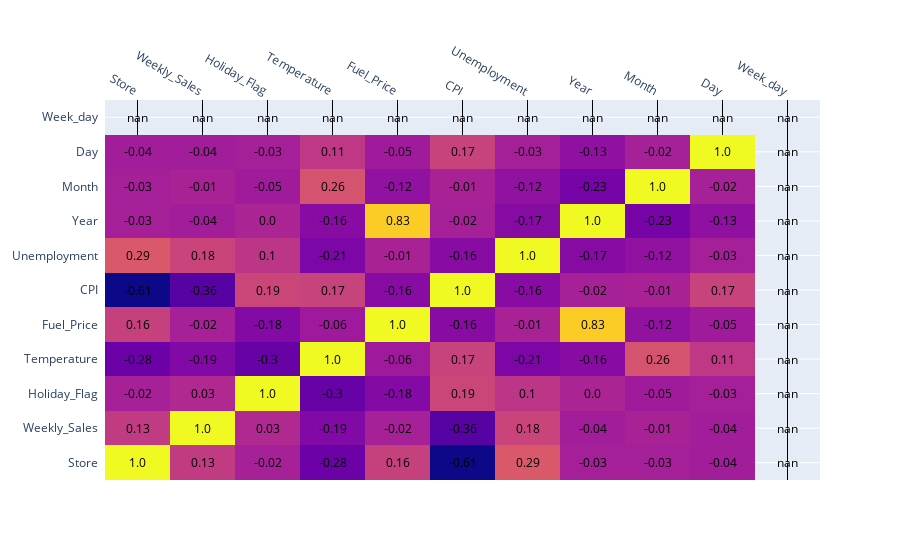

The code cell stored with this chart in its notebook:
### Markdown cell above
Les données semblent assez peu corrélées entre elles

### Code cell
# Correlation matrix
corr_matrix = dataset.corr().round(2)

import plotly.figure_factory as ff

fig = ff.create_annotated_heatmap(corr_matrix.values,
                                  x = corr_matrix.columns.tolist(),
                                  y = corr_matrix.index.tolist())


fig.show()

### Figure 1 — Plotly figure (JSON) as saved in the notebook; plotly's stock layout.template omitted (floating-point values rounded to 4 significant figures)
{"data": [{"colorscale": [[0, "#0d0887"], [0.1111, "#46039f"], [0.2222, "#7201a8"], [0.3333, "#9c179e"], [0.4444, "#bd3786"], [0.5556, "#d8576b"], [0.6667, "#ed7953"], [0.7778, "#fb9f3a"], [0.8889, "#fdca26"], [1, "#f0f921"]], "reversescale": false, "showscale": false, "type": "heatmap", "x": ["Store", "Weekly_Sales", "Holiday_Flag", "Temperature", "Fuel_Price", "CPI", "Unemployment", "Year", "Month", "Day", "Week_day"], "y": ["Store", "Weekly_Sales", "Holiday_Flag", "Temperature", "Fuel_Price", "CPI", "Unemployment", "Year", "Month", "Day", "Week_day"], "z": [[1, 0.13, -0.02, -0.28, 0.16, -0.61, 0.29, -0.03, -0.03, -0.04, null], [0.13, 1, 0.03, -0.19, -0.02, -0.36, 0.18, -0.04, -0.01, -0.04, null], [-0.02, 0.03, 1, -0.3, -0.18, 0.19, 0.1, 0, -0.05, -0.03, null], [-0.28, -0.19, -0.3, 1, -0.06, 0.17, -0.21, -0.16, 0.26, 0.11, null], [0.16, -0.02, -0.18, -0.06, 1, -0.16, -0.01, 0.83, -0.12, -0.05, null], [-0.61, -0.36, 0.19, 0.17, -0.16, 1, -0.16, -0.02, -0.01, 0.17, null], [0.29, 0.18, 0.1, -0.21, -0.01, -0.16, 1, -0.17, -0.12, -0.03, null], [-0.03, -0.04, 0, -0.16, 0.83, -0.02, -0.17, 1, -0.23, -0.13, null], [-0.03, -0.01, -0.05, 0.26, -0.12, -0.01, -0.12, -0.23, 1, -0.02, null], [-0.04, -0.04, -0.03, 0.11, -0.05, 0.17, -0.03, -0.13, -0.02, 1, null], [null, null, null, null, null, null, null, null, null, null, null]]}], "layout": {"annotations": [{"font": {"color": "#000000"}, "showarrow": false, "text": "1.0", "x": "Store", "xref": "x", "y": "Store", "yref": "y"}, {"font": {"color": "#000000"}, "showarrow": false, "text": "0.13", "x": "Weekly_Sales", "xref": "x", "y": "Store", "yref": "y"}, {"font": {"color": "#000000"}, "showarrow": false, "text": "-0.02", "x": "Holiday_Flag", "xref": "x", "y": "Store", "yref": "y"}, {"font": {"color": "#000000"}, "showarrow": false, "text": "-0.28", "x": "Temperature", "xref": "x", "y": "Store", "yref": "y"}, {"font": {"color": "#000000"}, "showarrow": false, "text": "0.16", "x": "Fuel_Price", "xref": "x", "y": "Store", "yref": "y"}, {"font": {"color": "#000000"}, "showarrow": false, "text": "-0.61", "x": "CPI", "xref": "x", "y": "Store", "yref": "y"}, {"font": {"color": "#000000"}, "showarrow": false, "text": "0.29", "x": "Unemployment", "xref": "x", "y": "Store", "yref": "y"}, {"font": {"color": "#000000"}, "showarrow": false, "text": "-0.03", "x": "Year", "xref": "x", "y": "Store", "yref": "y"}, {"font": {"color": "#000000"}, "showarrow": false, "text": "-0.03", "x": "Month", "xref": "x", "y": "Store", "yref": "y"}, {"font": {"color": "#000000"}, "showarrow": false, "text": "-0.04", "x": "Day", "xref": "x", "y": "Store", "yref": "y"}, {"font": {"color": "#000000"}, "showarrow": false, "text": "nan", "x": "Week_day", "xref": "x", "y": "Store", "yref": "y"}, {"font": {"color": "#000000"}, "showarrow": false, "text": "0.13", "x": "Store", "xref": "x", "y": "Weekly_Sales", "yref": "y"}, {"font": {"color": "#000000"}, "showarrow": false, "text": "1.0", "x": "Weekly_Sales", "xref": "x", "y": "Weekly_Sales", "yref": "y"}, {"font": {"color": "#000000"}, "showarrow": false, "text": "0.03", "x": "Holiday_Flag", "xref": "x", "y": "Weekly_Sales", "yref": "y"}, {"font": {"color": "#000000"}, "showarrow": false, "text": "-0.19", "x": "Temperature", "xref": "x", "y": "Weekly_Sales", "yref": "y"}, {"font": {"color": "#000000"}, "showarrow": false, "text": "-0.02", "x": "Fuel_Price", "xref": "x", "y": "Weekly_Sales", "yref": "y"}, {"font": {"color": "#000000"}, "showarrow": false, "text": "-0.36", "x": "CPI", "xref": "x", "y": "Weekly_Sales", "yref": "y"}, {"font": {"color": "#000000"}, "showarrow": false, "text": "0.18", "x": "Unemployment", "xref": "x", "y": "Weekly_Sales", "yref": "y"}, {"font": {"color": "#000000"}, "showarrow": false, "text": "-0.04", "x": "Year", "xref": "x", "y": "Weekly_Sales", "yref": "y"}, {"font": {"color": "#000000"}, "showarrow": false, "text": "-0.01", "x": "Month", "xref": "x", "y": "Weekly_Sales", "yref": "y"}, {"font": {"color": "#000000"}, "showarrow": false, "text": "-0.04", "x": "Day", "xref": "x", "y": "Weekly_Sales", "yref": "y"}, {"font": {"color": "#000000"}, "showarrow": false, "text": "nan", "x": "Week_day", "xref": "x", "y": "Weekly_Sales", "yref": "y"}, {"font": {"color": "#000000"}, "showarrow": false, "text": "-0.02", "x": "Store", "xref": "x", "y": "Holiday_Flag", "yref": "y"}, {"font": {"color": "#000000"}, "showarrow": false, "text": "0.03", "x": "Weekly_Sales", "xref": "x", "y": "Holiday_Flag", "yref": "y"}, {"font": {"color": "#000000"}, "showarrow": false, "text": "1.0", "x": "Holiday_Flag", "xref": "x", "y": "Holiday_Flag", "yref": "y"}, {"font": {"color": "#000000"}, "showarrow": false, "text": "-0.3", "x": "Temperature", "xref": "x", "y": "Holiday_Flag", "yref": "y"}, {"font": {"color": "#000000"}, "showarrow": false, "text": "-0.18", "x": "Fuel_Price", "xref": "x", "y": "Holiday_Flag", "yref": "y"}, {"font": {"color": "#000000"}, "showarrow": false, "text": "0.19", "x": "CPI", "xref": "x", "y": "Holiday_Flag", "yref": "y"}, {"font": {"color": "#000000"}, "showarrow": false, "text": "0.1", "x": "Unemployment", "xref": "x", "y": "Holiday_Flag", "yref": "y"}, {"font": {"color": "#000000"}, "showarrow": false, "text": "0.0", "x": "Year", "xref": "x", "y": "Holiday_Flag", "yref": "y"}, {"font": {"color": "#000000"}, "showarrow": false, "text": "-0.05", "x": "Month", "xref": "x", "y": "Holiday_Flag", "yref": "y"}, {"font": {"color": "#000000"}, "showarrow": false, "text": "-0.03", "x": "Day", "xref": "x", "y": "Holiday_Flag", "yref": "y"}, {"font": {"color": "#000000"}, "showarrow": false, "text": "nan", "x": "Week_day", "xref": "x", "y": "Holiday_Flag", "yref": "y"}, {"font": {"color": "#000000"}, "showarrow": false, "text": "-0.28", "x": "Store", "xref": "x", "y": "Temperature", "yref": "y"}, {"font": {"color": "#000000"}, "showarrow": false, "text": "-0.19", "x": "Weekly_Sales", "xref": "x", "y": "Temperature", "yref": "y"}, {"font": {"color": "#000000"}, "showarrow": false, "text": "-0.3", "x": "Holiday_Flag", "xref": "x", "y": "Temperature", "yref": "y"}, {"font": {"color": "#000000"}, "showarrow": false, "text": "1.0", "x": "Temperature", "xref": "x", "y": "Temperature", "yref": "y"}, {"font": {"color": "#000000"}, "showarrow": false, "text": "-0.06", "x": "Fuel_Price", "xref": "x", "y": "Temperature", "yref": "y"}, {"font": {"color": "#000000"}, "showarrow": false, "text": "0.17", "x": "CPI", "xref": "x", "y": "Temperature", "yref": "y"}, {"font": {"color": "#000000"}, "showarrow": false, "text": "-0.21", "x": "Unemployment", "xref": "x", "y": "Temperature", "yref": "y"}, {"font": {"color": "#000000"}, "showarrow": false, "text": "-0.16", "x": "Year", "xref": "x", "y": "Temperature", "yref": "y"}, {"font": {"color": "#000000"}, "showarrow": false, "text": "0.26", "x": "Month", "xref": "x", "y": "Temperature", "yref": "y"}, {"font": {"color": "#000000"}, "showarrow": false, "text": "0.11", "x": "Day", "xref": "x", "y": "Temperature", "yref": "y"}, {"font": {"color": "#000000"}, "showarrow": false, "text": "nan", "x": "Week_day", "xref": "x", "y": "Temperature", "yref": "y"}, {"font": {"color": "#000000"}, "showarrow": false, "text": "0.16", "x": "Store", "xref": "x", "y": "Fuel_Price", "yref": "y"}, {"font": {"color": "#000000"}, "showarrow": false, "text": "-0.02", "x": "Weekly_Sales", "xref": "x", "y": "Fuel_Price", "yref": "y"}, {"font": {"color": "#000000"}, "showarrow": false, "text": "-0.18", "x": "Holiday_Flag", "xref": "x", "y": "Fuel_Price", "yref": "y"}, {"font": {"color": "#000000"}, "showarrow": false, "text": "-0.06", "x": "Temperature", "xref": "x", "y": "Fuel_Price", "yref": "y"}, {"font": {"color": "#000000"}, "showarrow": false, "text": "1.0", "x": "Fuel_Price", "xref": "x", "y": "Fuel_Price", "yref": "y"}, {"font": {"color": "#000000"}, "showarrow": false, "text": "-0.16", "x": "CPI", "xref": "x", "y": "Fuel_Price", "yref": "y"}, {"font": {"color": "#000000"}, "showarrow": false, "text": "-0.01", "x": "Unemployment", "xref": "x", "y": "Fuel_Price", "yref": "y"}, {"font": {"color": "#000000"}, "showarrow": false, "text": "0.83", "x": "Year", "xref": "x", "y": "Fuel_Price", "yref": "y"}, {"font": {"color": "#000000"}, "showarrow": false, "text": "-0.12", "x": "Month", "xref": "x", "y": "Fuel_Price", "yref": "y"}, {"font": {"color": "#000000"}, "showarrow": false, "text": "-0.05", "x": "Day", "xref": "x", "y": "Fuel_Price", "yref": "y"}, {"font": {"color": "#000000"}, "showarrow": false, "text": "nan", "x": "Week_day", "xref": "x", "y": "Fuel_Price", "yref": "y"}, {"font": {"color": "#000000"}, "showarrow": false, "text": "-0.61", "x": "Store", "xref": "x", "y": "CPI", "yref": "y"}, {"font": {"color": "#000000"}, "showarrow": false, "text": "-0.36", "x": "Weekly_Sales", "xref": "x", "y": "CPI", "yref": "y"}, {"font": {"color": "#000000"}, "showarrow": false, "text": "0.19", "x": "Holiday_Flag", "xref": "x", "y": "CPI", "yref": "y"}, {"font": {"color": "#000000"}, "showarrow": false, "text": "0.17", "x": "Temperature", "xref": "x", "y": "CPI", "yref": "y"}, {"font": {"color": "#000000"}, "showarrow": false, "text": "-0.16", "x": "Fuel_Price", "xref": "x", "y": "CPI", "yref": "y"}, {"font": {"color": "#000000"}, "showarrow": false, "text": "1.0", "x": "CPI", "xref": "x", "y": "CPI", "yref": "y"}, {"font": {"color": "#000000"}, "showarrow": false, "text": "-0.16", "x": "Unemployment", "xref": "x", "y": "CPI", "yref": "y"}, {"font": {"color": "#000000"}, "showarrow": false, "text": "-0.02", "x": "Year", "xref": "x", "y": "CPI", "yref": "y"}, {"font": {"color": "#000000"}, "showarrow": false, "text": "-0.01", "x": "Month", "xref": "x", "y": "CPI", "yref": "y"}, {"font": {"color": "#000000"}, "showarrow": false, "text": "0.17", "x": "Day", "xref": "x", "y": "CPI", "yref": "y"}, {"font": {"color": "#000000"}, "showarrow": false, "text": "nan", "x": "Week_day", "xref": "x", "y": "CPI", "yref": "y"}, {"font": {"color": "#000000"}, "showarrow": false, "text": "0.29", "x": "Store", "xref": "x", "y": "Unemployment", "yref": "y"}, {"font": {"color": "#000000"}, "showarrow": false, "text": "0.18", "x": "Weekly_Sales", "xref": "x", "y": "Unemployment", "yref": "y"}, {"font": {"color": "#000000"}, "showarrow": false, "text": "0.1", "x": "Holiday_Flag", "xref": "x", "y": "Unemployment", "yref": "y"}, {"font": {"color": "#000000"}, "showarrow": false, "text": "-0.21", "x": "Temperature", "xref": "x", "y": "Unemployment", "yref": "y"}, {"font": {"color": "#000000"}, "showarrow": false, "text": "-0.01", "x": "Fuel_Price", "xref": "x", "y": "Unemployment", "yref": "y"}, {"font": {"color": "#000000"}, "showarrow": false, "text": "-0.16", "x": "CPI", "xref": "x", "y": "Unemployment", "yref": "y"}, {"font": {"color": "#000000"}, "showarrow": false, "text": "1.0", "x": "Unemployment", "xref": "x", "y": "Unemployment", "yref": "y"}, {"font": {"color": "#000000"}, "showarrow": false, "text": "-0.17", "x": "Year", "xref": "x", "y": "Unemployment", "yref": "y"}, {"font": {"color": "#000000"}, "showarrow": false, "text": "-0.12", "x": "Month", "xref": "x", "y": "Unemployment", "yref": "y"}, {"font": {"color": "#000000"}, "showarrow": false, "text": "-0.03", "x": "Day", "xref": "x", "y": "Unemployment", "yref": "y"}, {"font": {"color": "#000000"}, "showarrow": false, "text": "nan", "x": "Week_day", "xref": "x", "y": "Unemployment", "yref": "y"}, {"font": {"color": "#000000"}, "showarrow": false, "text": "-0.03", "x": "Store", "xref": "x", "y": "Year", "yref": "y"}, {"font": {"color": "#000000"}, "showarrow": false, "text": "-0.04", "x": "Weekly_Sales", "xref": "x", "y": "Year", "yref": "y"}, {"font": {"color": "#000000"}, "showarrow": false, "text": "0.0", "x": "Holiday_Flag", "xref": "x", "y": "Year", "yref": "y"}, {"font": {"color": "#000000"}, "showarrow": false, "text": "-0.16", "x": "Temperature", "xref": "x", "y": "Year", "yref": "y"}, {"font": {"color": "#000000"}, "showarrow": false, "text": "0.83", "x": "Fuel_Price", "xref": "x", "y": "Year", "yref": "y"}, {"font": {"color": "#000000"}, "showarrow": false, "text": "-0.02", "x": "CPI", "xref": "x", "y": "Year", "yref": "y"}, {"font": {"color": "#000000"}, "showarrow": false, "text": "-0.17", "x": "Unemployment", "xref": "x", "y": "Year", "yref": "y"}, {"font": {"color": "#000000"}, "showarrow": false, "text": "1.0", "x": "Year", "xref": "x", "y": "Year", "yref": "y"}, {"font": {"color": "#000000"}, "showarrow": false, "text": "-0.23", "x": "Month", "xref": "x", "y": "Year", "yref": "y"}, {"font": {"color": "#000000"}, "showarrow": false, "text": "-0.13", "x": "Day", "xref": "x", "y": "Year", "yref": "y"}, {"font": {"color": "#000000"}, "showarrow": false, "text": "nan", "x": "Week_day", "xref": "x", "y": "Year", "yref": "y"}, {"font": {"color": "#000000"}, "showarrow": false, "text": "-0.03", "x": "Store", "xref": "x", "y": "Month", "yref": "y"}, {"font": {"color": "#000000"}, "showarrow": false, "text": "-0.01", "x": "Weekly_Sales", "xref": "x", "y": "Month", "yref": "y"}, {"font": {"color": "#000000"}, "showarrow": false, "text": "-0.05", "x": "Holiday_Flag", "xref": "x", "y": "Month", "yref": "y"}, {"font": {"color": "#000000"}, "showarrow": false, "text": "0.26", "x": "Temperature", "xref": "x", "y": "Month", "yref": "y"}, {"font": {"color": "#000000"}, "showarrow": false, "text": "-0.12", "x": "Fuel_Price", "xref": "x", "y": "Month", "yref": "y"}, {"font": {"color": "#000000"}, "showarrow": false, "text": "-0.01", "x": "CPI", "xref": "x", "y": "Month", "yref": "y"}, {"font": {"color": "#000000"}, "showarrow": false, "text": "-0.12", "x": "Unemployment", "xref": "x", "y": "Month", "yref": "y"}, {"font": {"color": "#000000"}, "showarrow": false, "text": "-0.23", "x": "Year", "xref": "x", "y": "Month", "yref": "y"}, {"font": {"color": "#000000"}, "showarrow": false, "text": "1.0", "x": "Month", "xref": "x", "y": "Month", "yref": "y"}, {"font": {"color": "#000000"}, "showarrow": false, "text": "-0.02", "x": "Day", "xref": "x", "y": "Month", "yref": "y"}, {"font": {"color": "#000000"}, "showarrow": false, "text": "nan", "x": "Week_day", "xref": "x", "y": "Month", "yref": "y"}, {"font": {"color": "#000000"}, "showarrow": false, "text": "-0.04", "x": "Store", "xref": "x", "y": "Day", "yref": "y"}, {"font": {"color": "#000000"}, "showarrow": false, "text": "-0.04", "x": "Weekly_Sales", "xref": "x", "y": "Day", "yref": "y"}, {"font": {"color": "#000000"}, "showarrow": false, "text": "-0.03", "x": "Holiday_Flag", "xref": "x", "y": "Day", "yref": "y"}, {"font": {"color": "#000000"}, "showarrow": false, "text": "0.11", "x": "Temperature", "xref": "x", "y": "Day", "yref": "y"}, {"font": {"color": "#000000"}, "showarrow": false, "text": "-0.05", "x": "Fuel_Price", "xref": "x", "y": "Day", "yref": "y"}, {"font": {"color": "#000000"}, "showarrow": false, "text": "0.17", "x": "CPI", "xref": "x", "y": "Day", "yref": "y"}, {"font": {"color": "#000000"}, "showarrow": false, "text": "-0.03", "x": "Unemployment", "xref": "x", "y": "Day", "yref": "y"}, {"font": {"color": "#000000"}, "showarrow": false, "text": "-0.13", "x": "Year", "xref": "x", "y": "Day", "yref": "y"}, {"font": {"color": "#000000"}, "showarrow": false, "text": "-0.02", "x": "Month", "xref": "x", "y": "Day", "yref": "y"}, {"font": {"color": "#000000"}, "showarrow": false, "text": "1.0", "x": "Day", "xref": "x", "y": "Day", "yref": "y"}, {"font": {"color": "#000000"}, "showarrow": false, "text": "nan", "x": "Week_day", "xref": "x", "y": "Day", "yref": "y"}, {"font": {"color": "#000000"}, "showarrow": false, "text": "nan", "x": "Store", "xref": "x", "y": "Week_day", "yref": "y"}, {"font": {"color": "#000000"}, "showarrow": false, "text": "nan", "x": "Weekly_Sales", "xref": "x", "y": "Week_day", "yref": "y"}, {"font": {"color": "#000000"}, "showarrow": false, "text": "nan", "x": "Holiday_Flag", "xref": "x", "y": "Week_day", "yref": "y"}, {"font": {"color": "#000000"}, "showarrow": false, "text": "nan", "x": "Temperature", "xref": "x", "y": "Week_day", "yref": "y"}, {"font": {"color": "#000000"}, "showarrow": false, "text": "nan", "x": "Fuel_Price", "xref": "x", "y": "Week_day", "yref": "y"}, {"font": {"color": "#000000"}, "showarrow": false, "text": "nan", "x": "CPI", "xref": "x", "y": "Week_day", "yref": "y"}, {"font": {"color": "#000000"}, "showarrow": false, "text": "nan", "x": "Unemployment", "xref": "x", "y": "Week_day", "yref": "y"}, {"font": {"color": "#000000"}, "showarrow": false, "text": "nan", "x": "Year", "xref": "x", "y": "Week_day", "yref": "y"}, {"font": {"color": "#000000"}, "showarrow": false, "text": "nan", "x": "Month", "xref": "x", "y": "Week_day", "yref": "y"}, {"font": {"color": "#000000"}, "showarrow": false, "text": "nan", "x": "Day", "xref": "x", "y": "Week_day", "yref": "y"}, {"font": {"color": "#000000"}, "showarrow": false, "text": "nan", "x": "Week_day", "xref": "x", "y": "Week_day", "yref": "y"}], "xaxis": {"dtick": 1, "gridcolor": "rgb(0, 0, 0)", "side": "top", "ticks": ""}, "yaxis": {"dtick": 1, "ticks": "", "ticksuffix": "  "}}}
